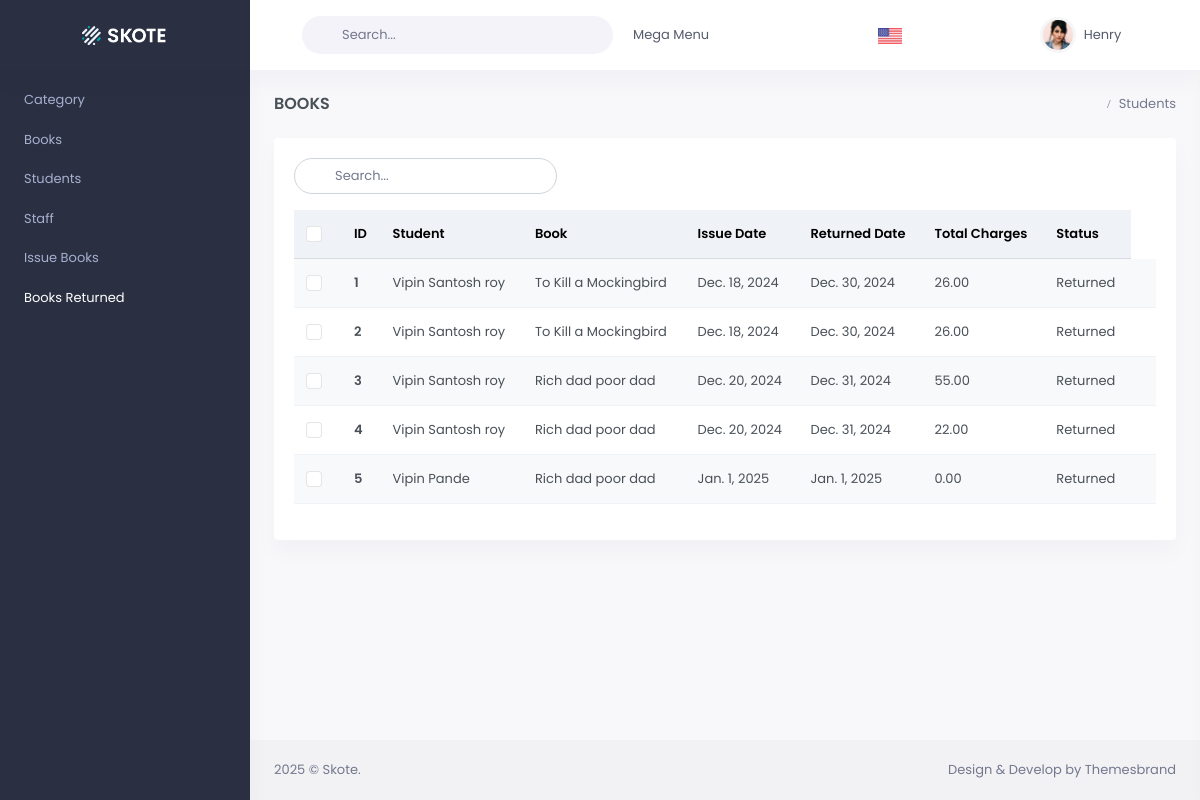
/returnbook-page/, run on the app's committed database.
### Page/models.py (models this page shows)
class BookReturned(models.Model):
    student = models.ForeignKey(Person, on_delete=models.CASCADE, verbose_name = "Student Name")
    book = models.ForeignKey(Book, on_delete=models.CASCADE, verbose_name= "Issue Books")
    total_charges = models.DecimalField(max_digits=5, decimal_places=2, verbose_name="Total Charges")
    issue_date = models.DateField()
    returned_date = models.DateField()
    staff = models.ForeignKey(Stuff, on_delete=models.CASCADE, verbose_name="Staff")
    status = models.CharField(max_length=100, default="Pending", verbose_name="Status")

class Person(models.Model):
    name = models.CharField(max_length=50, verbose_name="Full Name")
    mobile = models.CharField(max_length=10, verbose_name="Mobile Number")
    email = models.EmailField(max_length=254, unique=True, verbose_name="Email Address")
    password = models.CharField(max_length=128, verbose_name="Password")
    address = models.TextField(verbose_name="Address", default="Default Address")  # Added default value
    birthdate = models.DateField(verbose_name="Date of Birth", default=date(2000,1,1))  # Added default value

class Book(models.Model):
    id = models.AutoField(primary_key=True)
    title = models.CharField(max_length=100, verbose_name="Title")
    author = models.CharField(max_length=50, verbose_name="Author")
    category = models.ForeignKey(Category, on_delete=models.CASCADE, verbose_name="Category")
    price = models.DecimalField(max_digits=5, decimal_places=2, verbose_name="Price")
    date_added = models.DateField(default=date.today, verbose_name="Date Added")

### Page/views.py (the view)
# urls.py: path('returnbook-page/', views.returnbook_page, name = 'returnbook_page'),
def returnbook_page(request):
    return_book = BookReturned.objects.all()
    return render(request, 'return-status.html', {'return_book':return_book})

### templates/return-status.html (shortened to what this page needs)
{% extends "layouts/base.html" %} {% load static %}
{% block content %}
<body>
    <div class="main-content">
        <div class="page-content">
            <div class="container-fluid">
                <div class="row">
                    <div class="col-12">
                        <div class="page-title-box d-sm-flex align-items-center justify-content-between">
                            <h4 class="mb-sm-0 font-size-18">Books</h4>
                            <div class="page-title-right">
                                <ol class="breadcrumb m-0">
                                    <li class="breadcrumb-item active">Students</li>
                                </ol>
                            </div>
                        </div>
                    </div>
                </div>
                <div class="row">
                    <div class="col-12">
                        <div class="card">
                            <div class="card-body">
                                <div class="row mb-2">
                                    <div class="col-sm-4">
                                        <div class="search-box me-2 mb-2 d-inline-block">
                                            <div class="position-relative">
                                                <input type="text" class="form-control" placeholder="Search..."
                                                    id="searchInput" oninput="searchElement()">
                                                <i class="bx bx-search-alt search-icon"></i>
                                            </div>
                                        </div>
                                    </div>
                                    <div class="col-sm-8">
                                    </div>
                                </div>
                                <div class="table-responsive">
                                    <div id="searchResultsContainer">
                                        <table class="table align-middle table-striped">
                                            <thead class="table-light">
                                                <tr>
                                                    <th style="width: 20px" class="align-middle">
                                                        <div class="form-check font-size-16">
                                                            <input class="form-check-input" type="checkbox"
                                                                id="checkAll" />
                                                        </div>
                                                    </th>
                                                    <th class="align-middle">ID</th>
                                                    <th class="align-middle">Student</th>
                                                    <th class="align-middle">Book</th>
                                                    <th class="align-middle">Issue Date</th>
                                                    <th class="align-middle">Returned Date</th>
                                                    <th class="align-middle">Total Charges</th>
                                                    <th class="align-middle">Status</th>
                                                </tr>
                                            </thead>
                                            <tbody>
                                                {% for return_book in return_book %}
                                                <tr>
                                                    <td>
                                                        <div class="form-check font-size-16">
                                                            <input class="form-check-input" type="checkbox"
                                                                id="orderidcheck09" />
                                                        </div>
                                                    </td>
                                                    <td>
                                                        <a href="javascript: void(0);"
                                                            class="text-body fw-bold">{{return_book.id}}</a>
                                                    </td>
                                                    <td>{{return_book.student.name}}</td>
                                                    <td>{{ return_book.book.title }}</td>
                                                    <td id="issueDate-{{ return_book.id }}">{{ return_book.issue_date }}
                                                    </td>
                                                    <td id="endDate-{{ return_book.id }}">{{ return_book.returned_date}}</td>
                                                    <td id="total_charges-{{ return_book.total_charges }}">
                                                        {{return_book.total_charges }}</td>
                                                    <td>{{return_book.status}}
                                                    </td>
                                                    <td>
                                                    </td>
                                                </tr>
                                                {% endfor %}
                                            </tbody>
                                        </table>
                                    </div>
                                </div>
                            </div>
                        </div>
                    </div>
                </div>
            </div>
        </div>
    </div>
</body>
{% endblock %}

### data on the page
BookReturned: id "1", student.name "Vipin Santosh roy", book "To Kill a Mockingbird", issue_date "Dec. 18, 2024", returned_date "Dec. 30, 2024", total_charges "26.00", status "Returned"
BookReturned: id "2", student.name "Vipin Santosh roy", book "To Kill a Mockingbird", issue_date "Dec. 18, 2024", returned_date "Dec. 30, 2024", total_charges "26.00", status "Returned"
BookReturned: id "3", student.name "Vipin Santosh roy", book "Rich dad poor dad", issue_date "Dec. 20, 2024", returned_date "Dec. 31, 2024", total_charges "55.00", status "Returned"
BookReturned: id "4", student.name "Vipin Santosh roy", book "Rich dad poor dad", issue_date "Dec. 20, 2024", returned_date "Dec. 31, 2024", total_charges "22.00", status "Returned"
BookReturned: id "5", student.name "Vipin Pande", book "Rich dad poor dad", issue_date "Jan. 1, 2025", returned_date "Jan. 1, 2025", total_charges "0.00", status "Returned"
